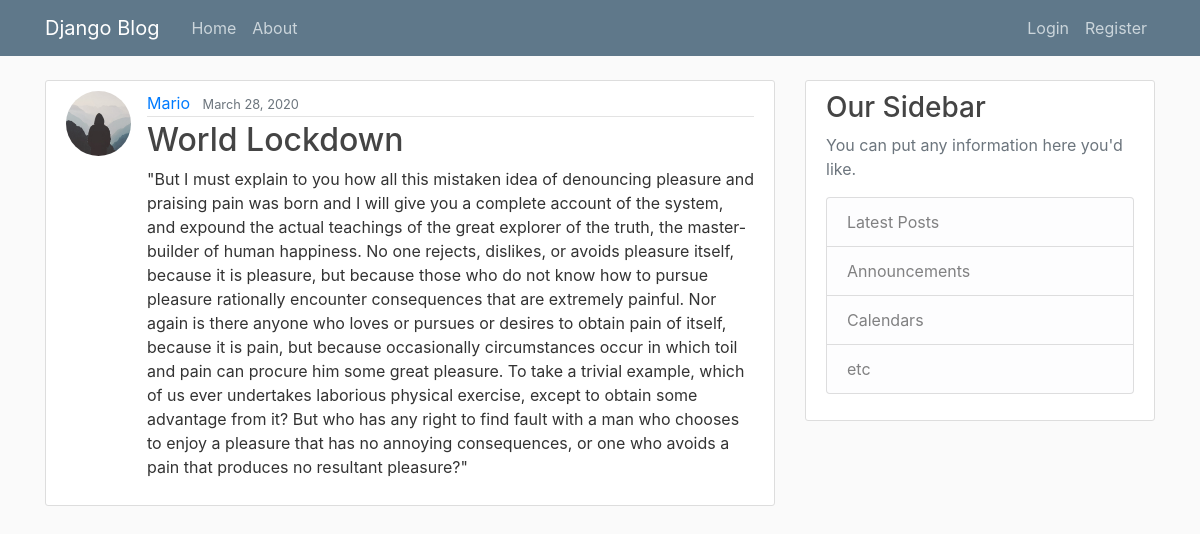
The app's page /posts/12/ with its own data.
### blog/models.py (models this page shows, shortened)
class Post(models.Model):
    title = models.CharField(max_length=100)
    content = models.TextField()
    date_posted = models.DateTimeField(default=timezone.now)
    author = models.ForeignKey(User, on_delete=models.CASCADE)

### users/models.py (models this page shows, shortened)
class Profile(models.Model):
    user = models.OneToOneField(User, on_delete=models.CASCADE)
    image = models.ImageField(default='default.jpg', upload_to='profile_pics')

### blog/views.py (the view)
# urls.py: path('posts/<int:pk>/', PostDetailView.as_view(), name='post-detail'),
class PostDetailView(DetailView):
    model = Post

### blog/templates/blog/post_detail.html (shortened to what this page needs)
{% extends "blog/base.html" %}
{% block content %}
        <article class="media content-section">
          <img class="rounded-circle article-img" src="{{ object.author.profile.image.url }}">
          <div class="media-body">
            <div class="article-metadata">
              <a class="mr-2" href="{% url 'user-posts' object.author.username %}">{{ object.author }}</a>
              <small class="text-muted">{{ object.date_posted|date:"F d, Y" }}</small>
            </div>
            <h2 class="article-title">{{ object.title }}</h2>
            <p class="article-content">{{ object.content }}</p>
          </div>
        </article>
{% endblock content %}

### blog/static/blog/main.css (style rules this page uses)
body { background: #fafafa; color: #333333; margin-top: 5rem; }
h1, h2, h3, h4, h5, h6 { color: #444444; }
.content-section { background: #ffffff; padding: 10px 20px; border: 1px solid #dddddd; border-radius: 3px; margin-bottom: 20px; }
.article-title { color: #444444; }
.article-content { white-space: pre-line; }
.article-img { height: 65px; width: 65px; margin-right: 16px; }
.article-metadata { padding-bottom: 1px; margin-bottom: 4px; border-bottom: 1px solid #e3e3e3 }

### records on screen
Post: author.profile.image (placeholder picture), author "Mario", date_posted "March 28, 2020", title "World Lockdown", content "\"But I must explain to you how all this mistaken idea of denouncing pleasure and praising pain was born and I will give you a complete account of the system, and expound the actual teachings of the great explorer of the truth, the master-builder of human happiness. No one rejects, dislikes, or avoids pleasure itself, because it is pleasure, but because those who do not know how to pursue pleasure rationally encounter consequences that are extremely painful. Nor again is there anyone who loves or pursues or desires to obtain pain of itself, because it is pain, but because occasionally circumstances occur in which toil and pain can procure him some great pleasure. To take a trivial example,…"
